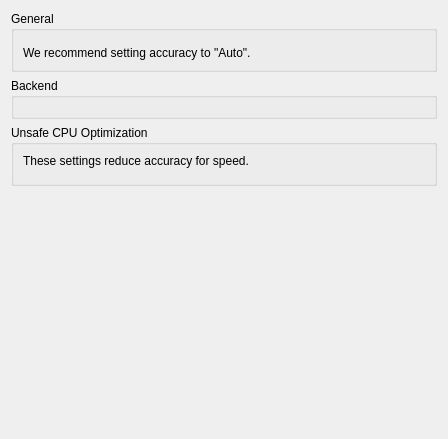
<?xml version="1.0" encoding="UTF-8"?>
<ui version="4.0">
 <class>ConfigureCpu</class>
 <widget class="QWidget" name="ConfigureCpu">
  <property name="geometry">
   <rect>
    <x>0</x>
    <y>0</y>
    <width>448</width>
    <height>439</height>
   </rect>
  </property>
  <property name="windowTitle">
   <string>Form</string>
  </property>
  <property name="accessibleName">
   <string>CPU</string>
  </property>
  <layout class="QVBoxLayout" name="vboxlayout_2" stretch="0">
   <item>
    <layout class="QVBoxLayout" name="vboxlayout">
     <property name="bottomMargin">
      <number>0</number>
     </property>
     <item>
      <widget class="QGroupBox" name="groupBox">
       <property name="title">
        <string>General</string>
       </property>
       <layout class="QVBoxLayout" name="general_layout">
        <item>
         <widget class="QWidget" name="widget_accuracy" native="true">
          <layout class="QVBoxLayout" name="verticalLayout">
           <property name="leftMargin">
            <number>0</number>
           </property>
           <property name="topMargin">
            <number>0</number>
           </property>
           <property name="rightMargin">
            <number>0</number>
           </property>
           <property name="bottomMargin">
            <number>0</number>
           </property>
          </layout>
         </widget>
        </item>
        <item>
         <widget class="QLabel" name="label_recommended_accuracy">
          <property name="text">
           <string>We recommend setting accuracy to &quot;Auto&quot;.</string>
          </property>
          <property name="wordWrap">
           <bool>false</bool>
          </property>
         </widget>
        </item>
       </layout>
      </widget>
     </item>
     <item>
      <widget class="QGroupBox" name="backend_group">
       <property name="visible">
        <bool>false</bool>
       </property>
       <property name="title">
        <string>Backend</string>
       </property>
       <layout class="QVBoxLayout">
        <item>
         <widget class="QWidget" name="widget_backend" native="true">
          <layout class="QVBoxLayout" name="verticalLayout1">
           <property name="leftMargin">
            <number>0</number>
           </property>
           <property name="topMargin">
            <number>0</number>
           </property>
           <property name="rightMargin">
            <number>0</number>
           </property>
           <property name="bottomMargin">
            <number>0</number>
           </property>
          </layout>
         </widget>
        </item>
       </layout>
      </widget>
     </item>
     <item>
      <widget class="QGroupBox" name="unsafe_group">
       <property name="title">
        <string>Unsafe CPU Optimization</string>
       </property>
       <layout class="QVBoxLayout">
        <item>
         <widget class="QLabel" name="label_accuracy_description">
          <property name="text">
           <string>These settings reduce accuracy for speed.</string>
          </property>
          <property name="wordWrap">
           <bool>false</bool>
          </property>
         </widget>
        </item>
        <item>
         <widget class="QWidget" name="unsafe_widget" native="true">
          <layout class="QVBoxLayout" name="unsafe_layout">
           <property name="leftMargin">
            <number>0</number>
           </property>
           <property name="topMargin">
            <number>0</number>
           </property>
           <property name="rightMargin">
            <number>0</number>
           </property>
           <property name="bottomMargin">
            <number>0</number>
           </property>
          </layout>
         </widget>
        </item>
       </layout>
      </widget>
     </item>
     <item>
      <spacer name="verticalSpacer">
       <property name="orientation">
        <enum>Qt::Orientation::Vertical</enum>
       </property>
       <property name="sizeType">
        <enum>QSizePolicy::Policy::Expanding</enum>
       </property>
       <property name="sizeHint" stdset="0">
        <size>
         <width>20</width>
         <height>40</height>
        </size>
       </property>
      </spacer>
     </item>
    </layout>
   </item>
  </layout>
 </widget>
 <resources/>
 <connections/>
</ui>
